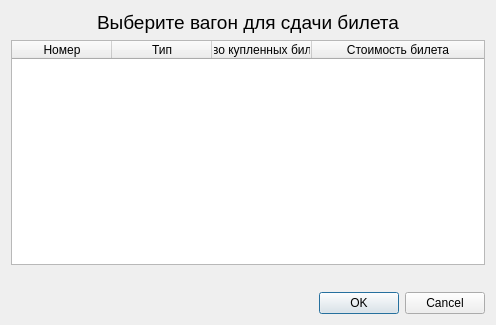
<?xml version="1.0" encoding="UTF-8"?>
<ui version="4.0">
 <class>Dialog_HandOverTicket</class>
 <widget class="QDialog" name="Dialog_HandOverTicket">
  <property name="geometry">
   <rect>
    <x>0</x>
    <y>0</y>
    <width>496</width>
    <height>325</height>
   </rect>
  </property>
  <property name="windowTitle">
   <string>Dialog</string>
  </property>
  <layout class="QVBoxLayout" name="verticalLayout">
   <item>
    <widget class="QLabel" name="mainLabel">
     <property name="font">
      <font>
       <pointsize>14</pointsize>
      </font>
     </property>
     <property name="text">
      <string>Выберите вагон для сдачи билета</string>
     </property>
     <property name="alignment">
      <set>Qt::AlignCenter</set>
     </property>
    </widget>
   </item>
   <item>
    <widget class="QTableWidget" name="tableWagons">
     <property name="editTriggers">
      <set>QAbstractItemView::NoEditTriggers</set>
     </property>
     <property name="selectionMode">
      <enum>QAbstractItemView::SingleSelection</enum>
     </property>
     <property name="selectionBehavior">
      <enum>QAbstractItemView::SelectRows</enum>
     </property>
     <attribute name="horizontalHeaderDefaultSectionSize">
      <number>100</number>
     </attribute>
     <attribute name="horizontalHeaderShowSortIndicator" stdset="0">
      <bool>false</bool>
     </attribute>
     <attribute name="horizontalHeaderStretchLastSection">
      <bool>true</bool>
     </attribute>
     <column>
      <property name="text">
       <string>Номер</string>
      </property>
     </column>
     <column>
      <property name="text">
       <string>Тип</string>
      </property>
     </column>
     <column>
      <property name="text">
       <string>Кол-во купленных билетов</string>
      </property>
     </column>
     <column>
      <property name="text">
       <string>Стоимость билета</string>
      </property>
     </column>
    </widget>
   </item>
   <item>
    <widget class="QLabel" name="labelError">
     <property name="font">
      <font>
       <pointsize>10</pointsize>
      </font>
     </property>
     <property name="styleSheet">
      <string notr="true">QLabel { color: rgb(240, 0, 0); }</string>
     </property>
     <property name="text">
      <string/>
     </property>
    </widget>
   </item>
   <item>
    <widget class="QDialogButtonBox" name="buttonBox">
     <property name="standardButtons">
      <set>QDialogButtonBox::Cancel|QDialogButtonBox::Ok</set>
     </property>
    </widget>
   </item>
  </layout>
 </widget>
 <resources/>
 <connections>
  <connection>
   <sender>buttonBox</sender>
   <signal>accepted()</signal>
   <receiver>Dialog_HandOverTicket</receiver>
   <slot>accept()</slot>
   <hints>
    <hint type="sourcelabel">
     <x>247</x>
     <y>305</y>
    </hint>
    <hint type="destinationlabel">
     <x>247</x>
     <y>162</y>
    </hint>
   </hints>
  </connection>
  <connection>
   <sender>buttonBox</sender>
   <signal>rejected()</signal>
   <receiver>Dialog_HandOverTicket</receiver>
   <slot>reject()</slot>
   <hints>
    <hint type="sourcelabel">
     <x>247</x>
     <y>305</y>
    </hint>
    <hint type="destinationlabel">
     <x>247</x>
     <y>162</y>
    </hint>
   </hints>
  </connection>
 </connections>
</ui>
